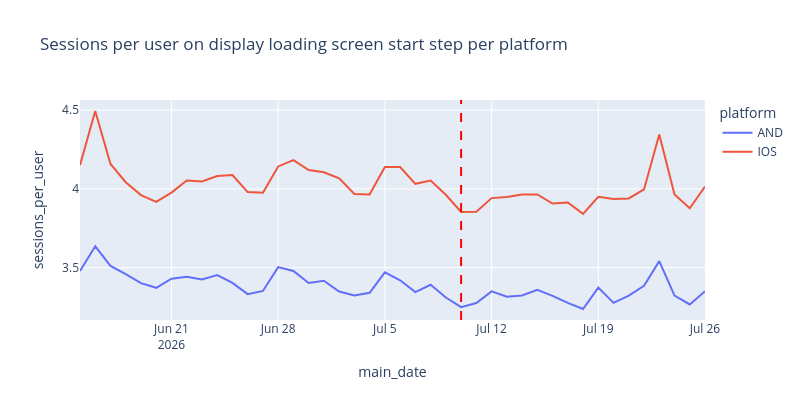
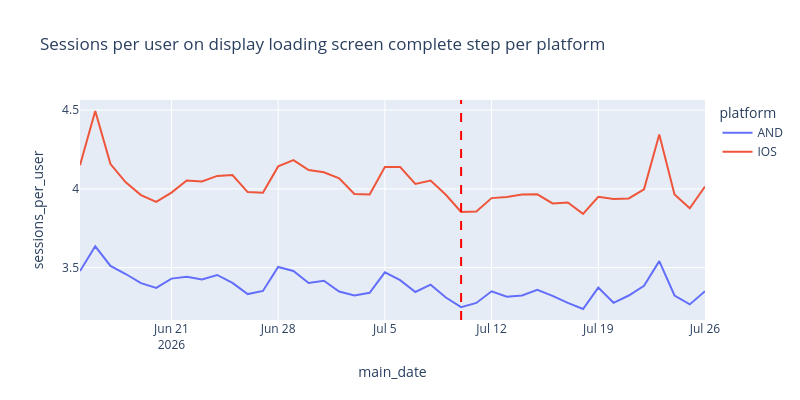

Notebook code cell kept with these figures, in order:
### Markdown cell above
### Start and Complete

### Code cell
fig = px.line(data_bootstrap_applaunch_strt, 
              x='main_date', 
              y='sessions_per_user',
              color='platform',
              title='Sessions per user on display loading screen start step per platform',
              width=800,
              height=400,
              hover_data={'main_date': True, 'unique_users':True},
)

# draw a vertical line at the date 2026-07-10 to indicate the start of the cohort window
fig.add_vline(x='2026-07-10', line_dash="dash", line_color="red")
# do not attach the y-axis to zero
fig.update_yaxes(rangemode="normal")

fig.show()

fig = px.line(data_bootstrap_applaunch_cmpt,
              x='main_date', 
              y='sessions_per_user',
              color='platform',
              title='Sessions per user on display loading screen complete step per platform',
              width=800,
              height=400,
              hover_data={'main_date': True, 'unique_users':True},
)

# draw a vertical line at the date 2026-07-10 to indicate the start of the cohort window
fig.add_vline(x='2026-07-10', line_dash="dash", line_color="red")
# do not attach the y-axis to zero
fig.update_yaxes(rangemode="normal")

fig.show()

### Figure 1 — Plotly figure (JSON) as saved in the notebook; plotly's stock layout.template omitted (floating-point values rounded to 4 significant figures)
{"data": [{"customdata": [[31648], [31413], [31638], [31408], [31013], [30518], [31141], [31435], [31366], [31340], [31090], [30403], [30206], [30877], [30987], [30935], [30615], [30584], [30078], [29394], [30325], [30255], [30524], [30296], [30241], [29784], [29354], [30014], [29910], [29977], [29467], [29152], [28877], [28504], [28878], [28882], [28760], [28611], [28477], [27946], [27399], [28184]], "hovertemplate": "platform=AND<br>main_date=%{x}<br>sessions_per_user=%{y}<br>unique_users=%{customdata[0]}<extra></extra>", "legendgroup": "AND", "line": {"color": "#636efa", "dash": "solid"}, "marker": {"symbol": "circle"}, "mode": "lines", "name": "AND", "orientation": "v", "showlegend": true, "type": "scatter", "x": ["2026-06-15", "2026-06-16", "2026-06-17", "2026-06-18", "2026-06-19", "2026-06-20", "2026-06-21", "2026-06-22", "2026-06-23", "2026-06-24", "2026-06-25", "2026-06-26", "2026-06-27", "2026-06-28", "2026-06-29", "2026-06-30", "2026-07-01", "2026-07-02", "2026-07-03", "2026-07-04", "2026-07-05", "2026-07-06", "2026-07-07", "2026-07-08", "2026-07-09", "2026-07-10", "2026-07-11", "2026-07-12", "2026-07-13", "2026-07-14", "2026-07-15", "2026-07-16", "2026-07-17", "2026-07-18", "2026-07-19", "2026-07-20", "2026-07-21", "2026-07-22", "2026-07-23", "2026-07-24", "2026-07-25", "2026-07-26"], "xaxis": "x", "y": [3.479, 3.635, 3.511, 3.459, 3.402, 3.372, 3.43, 3.443, 3.425, 3.453, 3.403, 3.332, 3.352, 3.504, 3.479, 3.403, 3.417, 3.349, 3.323, 3.341, 3.47, 3.42, 3.345, 3.391, 3.311, 3.249, 3.276, 3.35, 3.315, 3.323, 3.359, 3.321, 3.277, 3.238, 3.373, 3.277, 3.323, 3.385, 3.541, 3.323, 3.267, 3.35], "yaxis": "y"}, {"customdata": [[46086], [47989], [48603], [48156], [47080], [46061], [46984], [47198], [46961], [46983], [46470], [45428], [44795], [45928], [46457], [46070], [45661], [45220], [44637], [43625], [44851], [45361], [45369], [45311], [45245], [44476], [43663], [44953], [45091], [45095], [44635], [44272], [43413], [42889], [43862], [43756], [43820], [43638], [43176], [42262], [41283], [42275]], "hovertemplate": "platform=IOS<br>main_date=%{x}<br>sessions_per_user=%{y}<br>unique_users=%{customdata[0]}<extra></extra>", "legendgroup": "IOS", "line": {"color": "#EF553B", "dash": "solid"}, "marker": {"symbol": "circle"}, "mode": "lines", "name": "IOS", "orientation": "v", "showlegend": true, "type": "scatter", "x": ["2026-06-15", "2026-06-16", "2026-06-17", "2026-06-18", "2026-06-19", "2026-06-20", "2026-06-21", "2026-06-22", "2026-06-23", "2026-06-24", "2026-06-25", "2026-06-26", "2026-06-27", "2026-06-28", "2026-06-29", "2026-06-30", "2026-07-01", "2026-07-02", "2026-07-03", "2026-07-04", "2026-07-05", "2026-07-06", "2026-07-07", "2026-07-08", "2026-07-09", "2026-07-10", "2026-07-11", "2026-07-12", "2026-07-13", "2026-07-14", "2026-07-15", "2026-07-16", "2026-07-17", "2026-07-18", "2026-07-19", "2026-07-20", "2026-07-21", "2026-07-22", "2026-07-23", "2026-07-24", "2026-07-25", "2026-07-26"], "xaxis": "x", "y": [4.151, 4.494, 4.158, 4.042, 3.961, 3.918, 3.976, 4.053, 4.047, 4.082, 4.087, 3.98, 3.976, 4.142, 4.183, 4.12, 4.105, 4.067, 3.967, 3.964, 4.139, 4.138, 4.032, 4.053, 3.963, 3.853, 3.855, 3.941, 3.948, 3.964, 3.965, 3.907, 3.913, 3.842, 3.95, 3.936, 3.94, 3.997, 4.345, 3.964, 3.877, 4.015], "yaxis": "y"}], "layout": {"height": 400, "legend": {"title": {"text": "platform"}, "tracegroupgap": 0}, "shapes": [{"line": {"color": "red", "dash": "dash"}, "type": "line", "x0": "2026-07-10", "x1": "2026-07-10", "xref": "x", "y0": 0, "y1": 1, "yref": "y domain"}], "title": {"text": "Sessions per user on display loading screen start step per platform"}, "width": 800, "xaxis": {"anchor": "y", "domain": [0, 1], "title": {"text": "main_date"}}, "yaxis": {"anchor": "x", "domain": [0, 1], "rangemode": "normal", "title": {"text": "sessions_per_user"}}}}

### Figure 2 — Plotly figure (JSON) as saved in the notebook; plotly's stock layout.template omitted (floating-point values rounded to 4 significant figures)
{"data": [{"customdata": [[31652], [31416], [31638], [31406], [31015], [30522], [31138], [31435], [31369], [31340], [31091], [30403], [30211], [30875], [30989], [30937], [30614], [30589], [30078], [29396], [30326], [30255], [30525], [30294], [30241], [29783], [29355], [30015], [29914], [29977], [29468], [29150], [28877], [28509], [28878], [28880], [28761], [28611], [28481], [27946], [27400], [28186]], "hovertemplate": "platform=AND<br>main_date=%{x}<br>sessions_per_user=%{y}<br>unique_users=%{customdata[0]}<extra></extra>", "legendgroup": "AND", "line": {"color": "#636efa", "dash": "solid"}, "marker": {"symbol": "circle"}, "mode": "lines", "name": "AND", "orientation": "v", "showlegend": true, "type": "scatter", "x": ["2026-06-15", "2026-06-16", "2026-06-17", "2026-06-18", "2026-06-19", "2026-06-20", "2026-06-21", "2026-06-22", "2026-06-23", "2026-06-24", "2026-06-25", "2026-06-26", "2026-06-27", "2026-06-28", "2026-06-29", "2026-06-30", "2026-07-01", "2026-07-02", "2026-07-03", "2026-07-04", "2026-07-05", "2026-07-06", "2026-07-07", "2026-07-08", "2026-07-09", "2026-07-10", "2026-07-11", "2026-07-12", "2026-07-13", "2026-07-14", "2026-07-15", "2026-07-16", "2026-07-17", "2026-07-18", "2026-07-19", "2026-07-20", "2026-07-21", "2026-07-22", "2026-07-23", "2026-07-24", "2026-07-25", "2026-07-26"], "xaxis": "x", "y": [3.478, 3.635, 3.511, 3.46, 3.401, 3.372, 3.43, 3.443, 3.425, 3.453, 3.403, 3.332, 3.352, 3.504, 3.479, 3.403, 3.417, 3.349, 3.323, 3.34, 3.47, 3.42, 3.345, 3.392, 3.311, 3.249, 3.276, 3.35, 3.315, 3.324, 3.359, 3.321, 3.277, 3.237, 3.373, 3.277, 3.323, 3.385, 3.541, 3.323, 3.267, 3.35], "yaxis": "y"}, {"customdata": [[46086], [47987], [48604], [48155], [47080], [46064], [46981], [47198], [46962], [46984], [46470], [45431], [44794], [45928], [46455], [46070], [45660], [45220], [44635], [43626], [44850], [45361], [45370], [45311], [45244], [44476], [43662], [44951], [45089], [45093], [44635], [44269], [43412], [42889], [43861], [43757], [43820], [43637], [43176], [42262], [41283], [42276]], "hovertemplate": "platform=IOS<br>main_date=%{x}<br>sessions_per_user=%{y}<br>unique_users=%{customdata[0]}<extra></extra>", "legendgroup": "IOS", "line": {"color": "#EF553B", "dash": "solid"}, "marker": {"symbol": "circle"}, "mode": "lines", "name": "IOS", "orientation": "v", "showlegend": true, "type": "scatter", "x": ["2026-06-15", "2026-06-16", "2026-06-17", "2026-06-18", "2026-06-19", "2026-06-20", "2026-06-21", "2026-06-22", "2026-06-23", "2026-06-24", "2026-06-25", "2026-06-26", "2026-06-27", "2026-06-28", "2026-06-29", "2026-06-30", "2026-07-01", "2026-07-02", "2026-07-03", "2026-07-04", "2026-07-05", "2026-07-06", "2026-07-07", "2026-07-08", "2026-07-09", "2026-07-10", "2026-07-11", "2026-07-12", "2026-07-13", "2026-07-14", "2026-07-15", "2026-07-16", "2026-07-17", "2026-07-18", "2026-07-19", "2026-07-20", "2026-07-21", "2026-07-22", "2026-07-23", "2026-07-24", "2026-07-25", "2026-07-26"], "xaxis": "x", "y": [4.151, 4.495, 4.158, 4.042, 3.961, 3.917, 3.977, 4.053, 4.047, 4.082, 4.087, 3.98, 3.976, 4.143, 4.183, 4.119, 4.106, 4.067, 3.968, 3.964, 4.14, 4.138, 4.032, 4.053, 3.963, 3.853, 3.856, 3.941, 3.948, 3.964, 3.965, 3.907, 3.914, 3.842, 3.95, 3.936, 3.939, 3.997, 4.345, 3.964, 3.877, 4.015], "yaxis": "y"}], "layout": {"height": 400, "legend": {"title": {"text": "platform"}, "tracegroupgap": 0}, "shapes": [{"line": {"color": "red", "dash": "dash"}, "type": "line", "x0": "2026-07-10", "x1": "2026-07-10", "xref": "x", "y0": 0, "y1": 1, "yref": "y domain"}], "title": {"text": "Sessions per user on display loading screen complete step per platform"}, "width": 800, "xaxis": {"anchor": "y", "domain": [0, 1], "title": {"text": "main_date"}}, "yaxis": {"anchor": "x", "domain": [0, 1], "rangemode": "normal", "title": {"text": "sessions_per_user"}}}}
